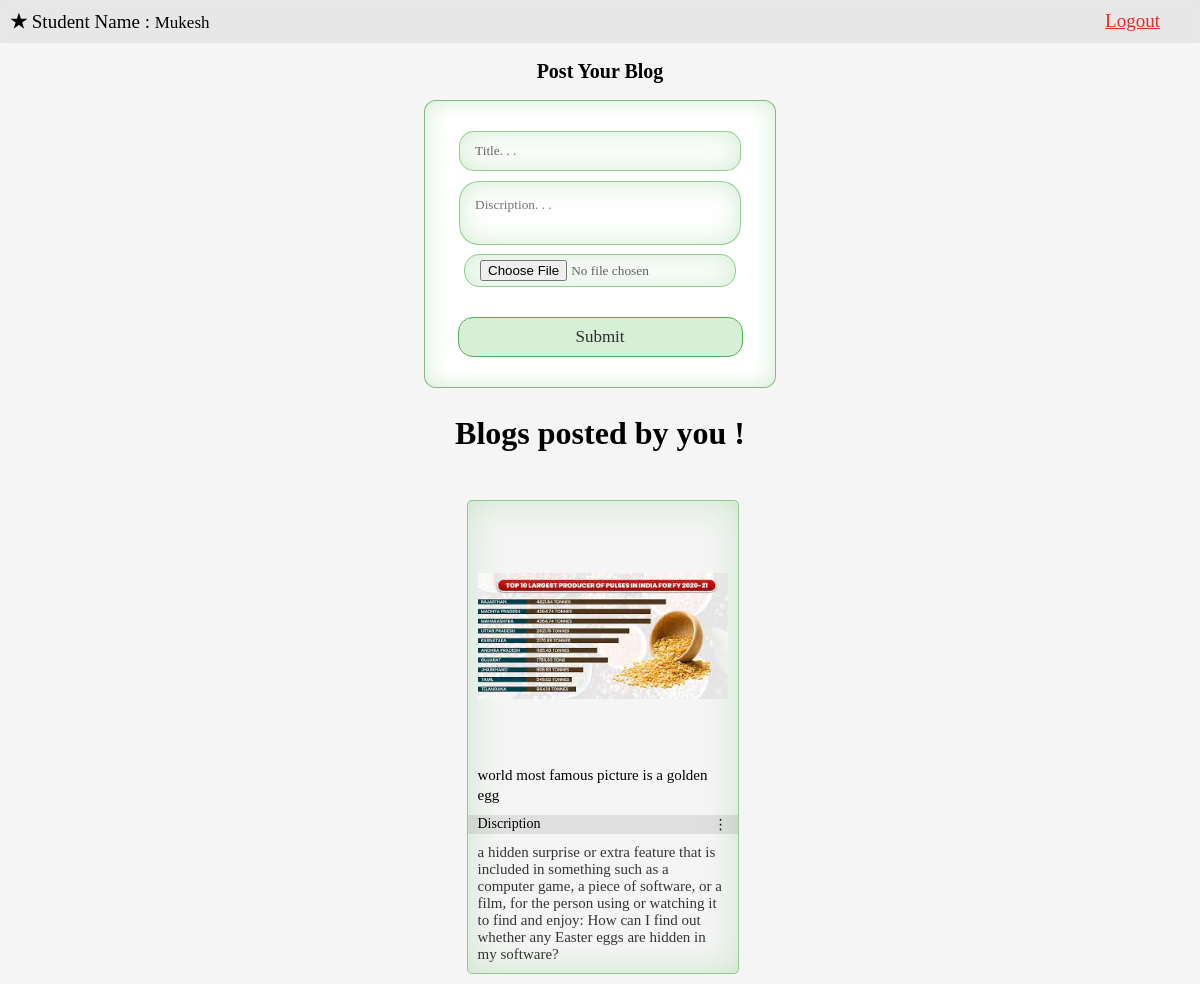
/index.php (signed in), run on the app's committed database.
### tables this page shows
CREATE TABLE `blogs` (
  `s_no` int(7) NOT NULL,
  `title` varchar(255) NOT NULL,
  `description` text NOT NULL,
  `image` varchar(255) NOT NULL,
  `userid` int(11) NOT NULL
);

### index.php (the view, shortened to what this page needs)
<?php
$username = $sid = "";
if (!isset($_SESSION['login']) || $_SESSION['login'] != "true") {
  header('location:login.php');
  exit();
} else {
  $username = $_SESSION['username'];
  $id = $_SESSION['id'];
}
?>
<!DOCTYPE html>
<html lang="en">
<head>
  <link rel="stylesheet" href="assets/style.css" />
</head>
<body>
  <nav>
    <div class="user-details"><b>&#9733</b> Student Name : <span>
        <?php echo $username ?>
      </span></div>
    <a href="logout.php">Logout</a>
  </nav>
  <div class="container index">
    <form action="handleBlog.php" method="post" enctype="multipart/form-data">
      <fieldset class="form-wrapper index">
        <div class="post-blog">Post Your Blog</div>
        <div>
          <input type="text" name="title" id="title" placeholder="Title. . ." required />
        </div>
        <div>
          <textarea name="desc" id="desc" placeholder="Discription. . ." required></textarea>
        </div>
        <div>
          <input class="img" type="file" name="img" id="file" required>
        </div>
        <div>
          <input style="margin-bottom: 30px;" type="Submit" name="submit" id="submit" value="Submit" />
        </div>
      </fieldset>
    </form>
    <div class="blogs">
      <?php
      include "dbconfig.php";
      $blogSql = "SELECT * FROM `blogs` WHERE userid='$id'";
      $res = mysqli_query($conn, $blogSql);
      $num = mysqli_num_rows($res);
      if ($num > 0) {
        echo "<h1 class='blog-head'>Blogs posted by you !</h1>";
        while ($blog = mysqli_fetch_assoc($res)) {
          echo
            '
 <div class="card">
<div class="card-img">
<img src="images/' . $blog['image'] . '"></div>
<div class="card-title">
  ' . $blog['title'] . '
</div>
 <div class="card-dis-title">
 <div> Discription</div>
 <div>&#8942;</div>
</div>
<div class="card-discription">
 ' . $blog['description'] . '
</div>
</div>';
        }
      } else {
        echo "<h1> Haven't Posted anything try posting one!</h1>";
      }
      ?>
    </div>
</body>
</html>

### assets/style.css (style rules this page uses)
* { margin: 0; padding: 0; font-family: "poppins"; }
.container { display: flex; justify-content: center; align-items: center; height: 100vh; background-color: whitesmoke; position: relative; }
.container.index { align-items: unset; }
.form-wrapper { display: flex; border: 1px solid #f5f5f55b; width: 350px; flex-direction: column; align-items: center; background-color: #ffffff; border-radius: 12px; box-shadow: 0 0 25px 2px #4fb34f3a; border: 1px solid #67aa67d2; }
input { margin: 10px 0px; width: 250px; border-radius: 15px; height: 38px; border: 1px solid #4fb34fa1; padding: 0 15px; font-weight: 500; color: #636262; box-shadow: 0 0 25px 2px #4fb34f3a inset; margin-top: 30px; }
input::placeholder { font-weight: 500; color: #636262; }
#submit { font-size: 17px; font-weight: 500; border-color: #4fb34f; width: 285px; height: 40px; padding: 5px; margin: 30px 0 40px 0; color: #2e2e2e; background: #4fb34f3a; cursor: pointer; box-shadow: none; }
textarea { resize: none; width: 250px; border: 1px solid #4fb34fa1; border-radius: 20px; padding: 15px; box-shadow: 0 0 25px 2px #4fb34f3a inset !important; }
nav { position: fixed; background-color: #2e2e2e11; backdrop-filter: blur(3px); display: flex; width: 100%; justify-content: space-between; z-index: 99; padding: 10px; }
.form-wrapper.index { margin-top: 100px; box-shadow: 0 0 20px 2px #4fb34f3a inset; }
.post-blog { position: absolute; top: 60px; font-size: 20px; font-weight: 600; }
.img { display: block; width: 240px; height: auto; padding: 5px 15px; margin:5px 0 0 0; }
.user-details { font-weight: 500; text-transform: capitalize; font-size: 19px; }
.user-details span { font-size: 17px; font-weight: 400; }
nav a { padding: 0 50px; font-size: 19px; color: #eb2828; font-weight: 500; }
.blogs { background: whitesmoke; position: absolute; top: 500px; height: max-content; width: 100%; display: flex; flex-wrap: wrap; justify-content: center; gap: 20px; }
.card { margin: 0 0 10px 5px; padding: 10px; width: 250px; border: 1px solid#4fb34fa1; border-radius: 5px; display: flex; flex-direction: column; align-items: center; box-shadow: 0 0 35px 2px #4fb34f3a inset; }
.card-img { max-width: 250px; }
.card-img img { width: 250px; height: 250px; object-fit: contain; }
.card-title { width: 250px; line-height: 20px; padding: 0 10px; word-wrap: break-word; font-size: 15px; color: black; }
.card-dis-title { display: flex; justify-content: space-between; width: 250px; margin: 10px 0; padding: 1px 10px; font-size: 14px; font-weight: 500; background-color: #2e2e2e1c; backdrop-filter: blur(2px); }
.card-discription { width: 250px; font-size: 15px; color: #353535; }
.blog-head { position: absolute; top: -85px; }

### data on the page
blogs: image (picture), title "world most famous picture is a golden egg", description "a hidden surprise or extra feature that is included in something such as a computer game, a piece of software, or a film, for the person using or watching it to find and enjoy: How can I find out whether any Easter eggs are hidden in my software?"

### other printed values
$username "Mukesh"
